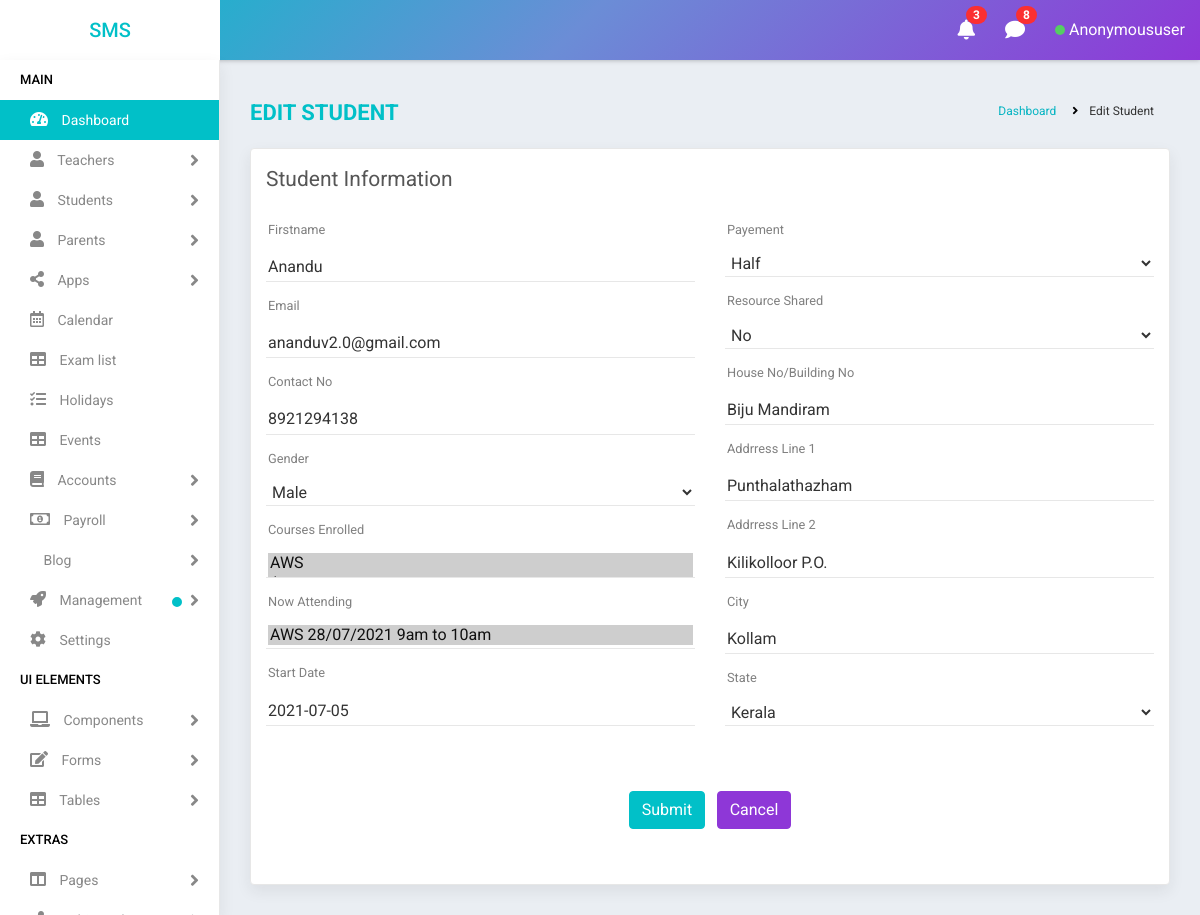
The page /student/2/ on the database its author committed.
### data/models.py (models this page shows, shortened)
class Student(models.Model):
    state = (
    ('Andhra Pradesh','Andhra Pradesh'),
    ('Arunachal Pradesh','Arunachal Pradesh'),
    ('Assam','Assam'),
    ('Bihar','Bihar'),
    ('Chhattisgarh','Chattisgarh'),
    ('Goa','Goa'),
    ('Gujarat','Gujarat'),
    ('Haryana','Haryana'),
    ('Himachal Pradesh','Himachal Pradesh'),
    ('Jharkhand','Jharkhand'),
    ('Karnataka','Karnataka'),
    ('Kerala','Kerala'),
    ('Madhya Pradesh','Madhya Pradesh'),
    ('Maharashtra','Maharashtra'),
    ('Manipur','Manipur'),
    ('Meghalaya','Meghalaya'),
    ('Mizoram','Mizoram'),
    ('Nagaland','Nagaland'),
    ('Odisha','Odisha'),
    ('Rajasthan','Rajasthan'),
    ('Sikkim','Sikkim'),
    ('Tamil Nadu','Tamil Nadu'),
    ('Telangana','Telangana'),
    ('Tripura','Tripura'),
    ('Uttar Pradesh','Uttar Pradesh'),
    ('Uttarakhand','Uttarakhand'),
    ('West Bengal','West Bengal')
)
    name = models.CharField(max_length=100)
    mobile = models.CharField(max_length=10)
    email = models.EmailField(max_length=200)
    sex = models.CharField(max_length=10,null=True,choices=(('Male','Male'),('Female','Female')))
    house = models.CharField(max_length=100,null=True)
    street =models.CharField(max_length=100,null=True)
    street2 =models.CharField(max_length=100,null=True)
    city = models.CharField(max_length=100,null=True)
    state = models.CharField(max_length=100,null=True,choices=state)
    course_enrolled = models.ManyToManyField(Course,related_name='course_enrolled')
    now_attending = models.ManyToManyField(Batch,related_name='now_attending')
    start_date = models.DateField(null=True)
    shared = models.BooleanField(default=False,choices=((True, 'Yes'), (False, 'No')))
    payment = models.CharField(max_length=10,choices=(('Full','Full'),('Half','Half')),default='Half')

### data/views.py (the view, shortened to what this page needs)
# urls.py: path('student/<str:id>/',StudentEditView.as_view(),name='student_edit'),
class StudentEditView(View):
    def get(self,request,id):
        student = Student.objects.get(id=id)
        form = StudentForm(instance=student)
        return render(request,'data/edit_student.html',{'form':form})

### data/forms.py
class StudentForm(ModelForm):
    class Meta:
        model = Student
        fields ='__all__'

### data/models.py (called while the page is built)
    def __str__(self):
        return self.name

    def __str__(self):
        return "%s %s %s" % (self.subject, self.start_date.strftime('%d/%m/%Y'), self.timings)

### templates/data/edit_student.html (shortened to what this page needs)
{% extends 'data/main.html' %}
{% load static %}
    {% block content %}
    <div class="main-wrapper">
        {% include 'data/topbar.html' %}
        {% include 'data/sidebar.html' %}
<div class="page-wrapper">
    <div class="content container-fluid">
       <div class="page-header">
          <div class="row">
             <div class="col-lg-7 col-md-12 col-sm-12 col-12">
                <h5 class="text-uppercase">Edit Student</h5>
             </div>
             <div class="col-lg-5 col-md-12 col-sm-12 col-12">
                <ul class="list-inline breadcrumb float-right">
                   <li class="list-inline-item"><a href="{% url 'students' %}">Dashboard</a></li>
                   <li class="list-inline-item"> Edit Student</li>
                </ul>
             </div>
          </div>
       </div>
       <div class="page-content">
          <div class="row">
             <div class="col-lg-12 col-md-12 col-sm-12 col-12">
                <div class="card">
                   <div class="page-title">
                      <div class="row">
                         <div class="col-lg-12 col-md-12 col-sm-12 col-12">
                            <div class="page-title">Student information</div>
                         </div>
                      </div>
                   </div>
                   <div class="card-body">
                      <div class="row">
                         <div class="col-lg-6 col-md-6 col-sm-6 col-12">
                            <form class="custom-mt-form" method="post" action>
                               <div class="form-group custom-mt-form-group">
                                  {{form.name}}
                                  <label class="control-label">Firstname</label><i class="bar"></i>
                               </div>
                               <div class="form-group custom-mt-form-group">
                                  {{form.email}}
                                  <label class="control-label">Email</label><i class="bar"></i>
                               </div>
                               <div class="form-group custom-mt-form-group">
                                  {{form.mobile}}
                                  <label class="control-label">Contact No</label><i class="bar"></i>
                               </div>
                               <div class="form-group custom-mt-form-group">
                                  {{form.sex}}
                                  <label class="control-label">Gender</label><i class="bar"></i>
                               </div>
                               <div class="form-group custom-mt-form-group">
                                     {{form.course_enrolled}}
                                  <label class="control-label">Courses Enrolled</label><i class="bar"></i>
                               </div>
                               <div class="form-group custom-mt-form-group">
                                 {{form.now_attending}}
                                  <label class="control-label">Now Attending</label><i class="bar"></i>
                               </div>
                               <div class="form-group custom-mt-form-group">
                                 {{form.start_date}}
                                  <label class="control-label">Start Date</label><i class="bar"></i>
                               </div>
                         </div>
                         <div class="col-lg-6 col-md-6 col-sm-6 col-12">
                              <div class="form-group custom-mt-form-group">
                                 {{form.payment}}
                                 <label class="control-label">Payement</label><i class="bar"></i>
                              </div>
                               <div class="form-group custom-mt-form-group">
                                 {{form.shared}}
                                  <label class="control-label">Resource Shared</label><i class="bar"></i>
                               </div>
                               <div class="form-group custom-mt-form-group">
                                 {{form.house}}
                                  <label class="control-label">House No/Building No</label><i class="bar"></i>
                               </div>
                               <div class="form-group custom-mt-form-group">
                                  {{form.street}}
                                  <label class="control-label">Addrress Line 1</label><i class="bar"></i>
                               </div>
                               <div class="form-group custom-mt-form-group">
                                  {{form.street2}}
                                  <label class="control-label">Addrress Line 2</label><i class="bar"></i>
                               </div>
                               <div class="form-group custom-mt-form-group">
                                  {{form.city}}
                                  <label class="control-label">City</label><i class="bar"></i>
                               </div>
                               <div class="form-group custom-mt-form-group">
                                  {{form.state}}
                                  <label class="control-label">State</label><i class="bar"></i>
                               </div>
                         </div>
                         <div class="col-lg-12 col-md-12 col-sm-12 col-12">
                               <div class="form-group text-center custom-mt-form-group">
                                  <button class="btn btn-primary mr-2" type="submit">Submit</button>
                                  <a class="btn btn-secondary" href="{% url 'students' %}">Cancel</a>
                               </div>
                         </div>
                      </div>
                   </div>
                </div>
             </div>
          </div>
       </div>
    </div>
    {% endblock %}

### rows shown on the page
Student: name "Anandu", email "ananduv2.0@gmail.com", mobile "8921294138", sex "Male", start_date "2021-07-05", payment "Half", shared "No", house "Biju Mandiram", street "Punthalathazham", street2 "Kilikolloor P.O.", city "Kollam", state "Kerala"

### other values the page prints
{{ request.user|title }} "Anonymoususer"
